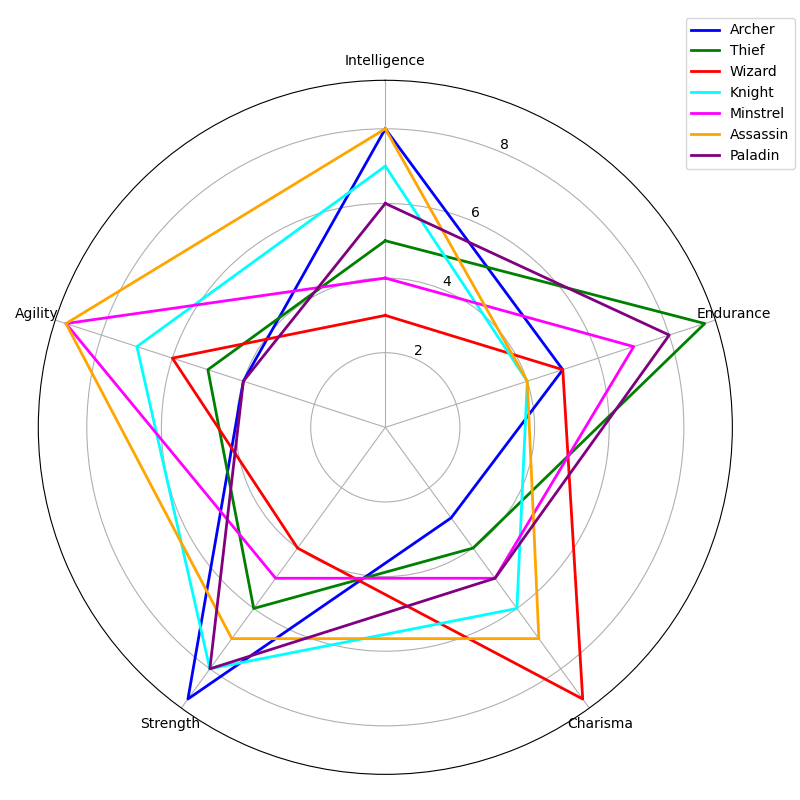

The Python source for this figure:
import numpy as np
import matplotlib.pyplot as plt
from math import pi

attributes = ['Intelligence', 'Endurance', 'Charisma', 'Strength', 'Agility']
attribute_values = {
    'Archer': [8, 5, 3, 9, 4],
    'Thief': [5, 9, 4, 6, 5],
    'Wizard': [3, 5, 9, 4, 6],
    'Knight': [7, 4, 6, 8, 7],
    'Minstrel': [4, 7, 5, 5, 9],
    'Assassin': [8, 4, 7, 7, 9],
    'Paladin': [6, 8, 5, 8, 4]
}

num_attributes = len(attributes)
angles = np.linspace(0, 2 * pi, num_attributes, endpoint=False).tolist()
angles += angles[:1]

colors = ['blue', 'green', 'red', 'cyan', 'magenta', 'orange', 'purple']  # Manually shuffled

fig, ax = plt.subplots(figsize=(8, 8), subplot_kw=dict(polar=True))
ax.set_theta_offset(pi / 2)
ax.set_theta_direction(-1)
plt.xticks(angles[:-1], attributes, color='black', size=10)

for (char_class, values), color in zip(attribute_values.items(), colors):
    values += values[:1]
    ax.plot(angles, values, linewidth=2, linestyle='solid', label=char_class, color=color)

ax.legend(loc='upper right', bbox_to_anchor=(1.1, 1.1))

plt.tight_layout()
plt.show()
